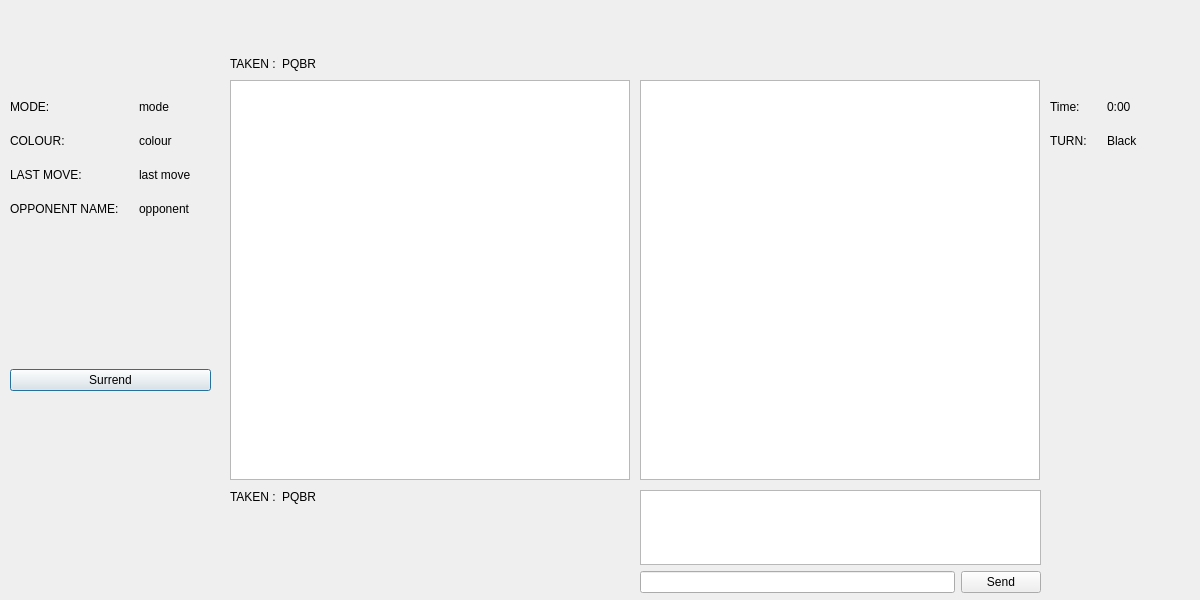
<?xml version="1.0" encoding="UTF-8"?>
<ui version="4.0">
 <class>GameWithAlice</class>
 <widget class="QDialog" name="GameWithAlice">
  <property name="geometry">
   <rect>
    <x>0</x>
    <y>0</y>
    <width>1200</width>
    <height>600</height>
   </rect>
  </property>
  <property name="sizePolicy">
   <sizepolicy hsizetype="Fixed" vsizetype="Fixed">
    <horstretch>0</horstretch>
    <verstretch>0</verstretch>
   </sizepolicy>
  </property>
  <property name="minimumSize">
   <size>
    <width>1200</width>
    <height>600</height>
   </size>
  </property>
  <property name="maximumSize">
   <size>
    <width>1200</width>
    <height>800</height>
   </size>
  </property>
  <property name="windowTitle">
   <string>Dialog</string>
  </property>
  <widget class="QGraphicsView" name="boardView">
   <property name="geometry">
    <rect>
     <x>230</x>
     <y>80</y>
     <width>400</width>
     <height>400</height>
    </rect>
   </property>
   <property name="sizePolicy">
    <sizepolicy hsizetype="Fixed" vsizetype="Fixed">
     <horstretch>0</horstretch>
     <verstretch>0</verstretch>
    </sizepolicy>
   </property>
  </widget>
  <widget class="QLabel" name="imageLabel">
   <property name="geometry">
    <rect>
     <x>10</x>
     <y>400</y>
     <width>201</width>
     <height>141</height>
    </rect>
   </property>
   <property name="text">
    <string/>
   </property>
   <property name="pixmap">
    <pixmap>:/catmeme.jpg</pixmap>
   </property>
   <property name="scaledContents">
    <bool>true</bool>
   </property>
  </widget>
  <widget class="QWidget" name="formLayoutWidget_3">
   <property name="geometry">
    <rect>
     <x>230</x>
     <y>490</y>
     <width>401</width>
     <height>61</height>
    </rect>
   </property>
   <layout class="QFormLayout" name="formLayout_3">
    <item row="0" column="0">
     <widget class="QLabel" name="takenLabel">
      <property name="text">
       <string>TAKEN :</string>
      </property>
     </widget>
    </item>
    <item row="0" column="1">
     <widget class="QLabel" name="chgTakenLabel">
      <property name="text">
       <string>PQBR</string>
      </property>
     </widget>
    </item>
   </layout>
  </widget>
  <widget class="QWidget" name="verticalLayoutWidget">
   <property name="geometry">
    <rect>
     <x>10</x>
     <y>80</y>
     <width>201</width>
     <height>311</height>
    </rect>
   </property>
   <layout class="QVBoxLayout" name="verticalLayout_2">
    <item>
     <layout class="QFormLayout" name="formLayout_4">
      <property name="horizontalSpacing">
       <number>20</number>
      </property>
      <property name="verticalSpacing">
       <number>20</number>
      </property>
      <property name="topMargin">
       <number>20</number>
      </property>
      <property name="bottomMargin">
       <number>20</number>
      </property>
      <item row="0" column="0">
       <widget class="QLabel" name="modeLabel">
        <property name="text">
         <string>&lt;html&gt;&lt;head/&gt;&lt;body&gt;&lt;p&gt;MODE:&lt;/p&gt;&lt;/body&gt;&lt;/html&gt;</string>
        </property>
       </widget>
      </item>
      <item row="0" column="1">
       <widget class="QLabel" name="chgModelabel">
        <property name="text">
         <string>mode</string>
        </property>
       </widget>
      </item>
      <item row="1" column="0">
       <widget class="QLabel" name="colourLabel">
        <property name="text">
         <string>&lt;html&gt;&lt;head/&gt;&lt;body&gt;&lt;p&gt;COLOUR:&lt;/p&gt;&lt;/body&gt;&lt;/html&gt;</string>
        </property>
       </widget>
      </item>
      <item row="1" column="1">
       <widget class="QLabel" name="chgColourLabel">
        <property name="text">
         <string>colour</string>
        </property>
       </widget>
      </item>
      <item row="2" column="0">
       <widget class="QLabel" name="lastMoveLabel">
        <property name="text">
         <string>LAST MOVE:</string>
        </property>
       </widget>
      </item>
      <item row="2" column="1">
       <widget class="QLabel" name="chgLastMovelabel">
        <property name="text">
         <string>last move</string>
        </property>
       </widget>
      </item>
      <item row="3" column="0">
       <widget class="QLabel" name="opponentNameLabel">
        <property name="text">
         <string>OPPONENT NAME:</string>
        </property>
       </widget>
      </item>
      <item row="3" column="1">
       <widget class="QLabel" name="chgOpponentNamelabel">
        <property name="text">
         <string>opponent</string>
        </property>
       </widget>
      </item>
     </layout>
    </item>
    <item>
     <widget class="QPushButton" name="surrendButton">
      <property name="text">
       <string>Surrend</string>
      </property>
     </widget>
    </item>
   </layout>
  </widget>
  <widget class="QWidget" name="verticalLayoutWidget_2">
   <property name="geometry">
    <rect>
     <x>1050</x>
     <y>80</y>
     <width>101</width>
     <height>401</height>
    </rect>
   </property>
   <layout class="QVBoxLayout" name="verticalLayout_3">
    <item>
     <layout class="QFormLayout" name="formLayout_2">
      <property name="horizontalSpacing">
       <number>20</number>
      </property>
      <property name="verticalSpacing">
       <number>20</number>
      </property>
      <property name="topMargin">
       <number>20</number>
      </property>
      <property name="bottomMargin">
       <number>20</number>
      </property>
      <item row="0" column="0">
       <widget class="QLabel" name="timeLabel">
        <property name="text">
         <string>Time:</string>
        </property>
       </widget>
      </item>
      <item row="0" column="1">
       <widget class="QLabel" name="chgTimeLabel">
        <property name="text">
         <string>0:00</string>
        </property>
       </widget>
      </item>
      <item row="1" column="0">
       <widget class="QLabel" name="checkUpdatelabel">
        <property name="text">
         <string>TURN:</string>
        </property>
       </widget>
      </item>
      <item row="1" column="1">
       <widget class="QLabel" name="turnLabel">
        <property name="text">
         <string>Black</string>
        </property>
       </widget>
      </item>
     </layout>
    </item>
   </layout>
  </widget>
  <widget class="QWidget" name="formLayoutWidget_5">
   <property name="geometry">
    <rect>
     <x>230</x>
     <y>10</y>
     <width>401</width>
     <height>61</height>
    </rect>
   </property>
   <layout class="QFormLayout" name="formLayout_5">
    <property name="labelAlignment">
     <set>Qt::AlignLeading|Qt::AlignLeft|Qt::AlignVCenter</set>
    </property>
    <property name="formAlignment">
     <set>Qt::AlignBottom|Qt::AlignLeading|Qt::AlignLeft</set>
    </property>
    <item row="0" column="0">
     <widget class="QLabel" name="takenEnnemyLabel">
      <property name="text">
       <string>TAKEN :</string>
      </property>
     </widget>
    </item>
    <item row="0" column="1">
     <widget class="QLabel" name="chgTakenEnnemyLabel">
      <property name="text">
       <string>PQBR</string>
      </property>
     </widget>
    </item>
   </layout>
  </widget>
  <widget class="QWidget" name="verticalLayoutWidget_3">
   <property name="geometry">
    <rect>
     <x>640</x>
     <y>490</y>
     <width>401</width>
     <height>103</height>
    </rect>
   </property>
   <layout class="QVBoxLayout" name="verticalLayout">
    <item>
     <widget class="QPlainTextEdit" name="chatText">
      <property name="readOnly">
       <bool>true</bool>
      </property>
     </widget>
    </item>
    <item>
     <layout class="QHBoxLayout" name="horizontalLayout">
      <item>
       <widget class="QLineEdit" name="sendingTextField"/>
      </item>
      <item>
       <widget class="QPushButton" name="sendPushButton">
        <property name="text">
         <string>Send</string>
        </property>
       </widget>
      </item>
     </layout>
    </item>
   </layout>
  </widget>
  <widget class="QGraphicsView" name="boardView2">
   <property name="geometry">
    <rect>
     <x>640</x>
     <y>80</y>
     <width>400</width>
     <height>400</height>
    </rect>
   </property>
   <property name="sizePolicy">
    <sizepolicy hsizetype="Fixed" vsizetype="Fixed">
     <horstretch>0</horstretch>
     <verstretch>0</verstretch>
    </sizepolicy>
   </property>
  </widget>
 </widget>
 <resources/>
 <connections/>
</ui>
